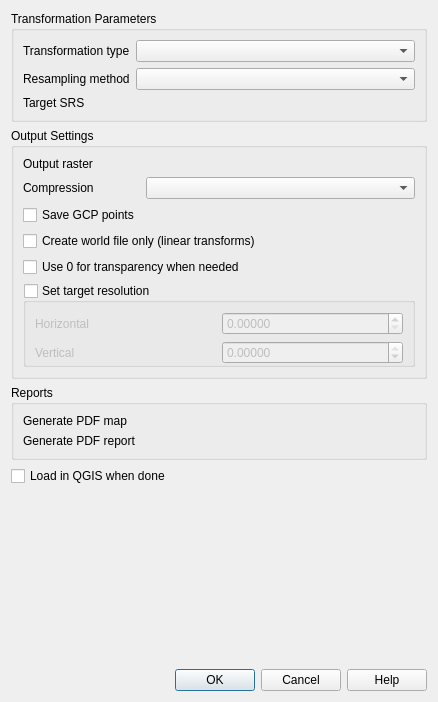
<?xml version="1.0" encoding="UTF-8"?>
<ui version="4.0">
 <class>QgsTransformSettingsDialog</class>
 <widget class="QDialog" name="QgsTransformSettingsDialog">
  <property name="geometry">
   <rect>
    <x>0</x>
    <y>0</y>
    <width>438</width>
    <height>702</height>
   </rect>
  </property>
  <property name="windowTitle">
   <string>Transformation Settings</string>
  </property>
  <layout class="QGridLayout" name="gridLayout_2">
   <item row="7" column="0">
    <spacer name="verticalSpacer">
     <property name="orientation">
      <enum>Qt::Vertical</enum>
     </property>
     <property name="sizeHint" stdset="0">
      <size>
       <width>20</width>
       <height>40</height>
      </size>
     </property>
    </spacer>
   </item>
   <item row="1" column="0">
    <widget class="QGroupBox" name="groupBox_2">
     <property name="title">
      <string>Output Settings</string>
     </property>
     <layout class="QGridLayout" name="gridLayout_5">
      <item row="3" column="0" colspan="2">
       <widget class="QCheckBox" name="mWorldFileCheckBox">
        <property name="text">
         <string>Create world file only (linear transforms)</string>
        </property>
       </widget>
      </item>
      <item row="0" column="0">
       <widget class="QLabel" name="label_2">
        <property name="sizePolicy">
         <sizepolicy hsizetype="Fixed" vsizetype="Preferred">
          <horstretch>0</horstretch>
          <verstretch>0</verstretch>
         </sizepolicy>
        </property>
        <property name="text">
         <string>Output raster</string>
        </property>
       </widget>
      </item>
      <item row="0" column="1">
       <widget class="QgsFileWidget" name="mOutputRaster" native="true"/>
      </item>
      <item row="4" column="0" colspan="2">
       <widget class="QCheckBox" name="cbxZeroAsTrans">
        <property name="text">
         <string>Use 0 for transparency when needed</string>
        </property>
        <property name="checked">
         <bool>false</bool>
        </property>
       </widget>
      </item>
      <item row="1" column="0">
       <widget class="QLabel" name="mCompressionLabel">
        <property name="sizePolicy">
         <sizepolicy hsizetype="Fixed" vsizetype="Preferred">
          <horstretch>0</horstretch>
          <verstretch>0</verstretch>
         </sizepolicy>
        </property>
        <property name="text">
         <string>Compression</string>
        </property>
        <property name="buddy">
         <cstring>cmbCompressionComboBox</cstring>
        </property>
       </widget>
      </item>
      <item row="1" column="1">
       <widget class="QComboBox" name="cmbCompressionComboBox">
        <property name="sizePolicy">
         <sizepolicy hsizetype="Preferred" vsizetype="Fixed">
          <horstretch>0</horstretch>
          <verstretch>0</verstretch>
         </sizepolicy>
        </property>
       </widget>
      </item>
      <item row="5" column="0" colspan="2">
       <widget class="QGroupBox" name="cbxUserResolution">
        <property name="title">
         <string>Set target resolution</string>
        </property>
        <property name="checkable">
         <bool>true</bool>
        </property>
        <property name="checked">
         <bool>false</bool>
        </property>
        <layout class="QGridLayout" name="gridLayout_3">
         <property name="bottomMargin">
          <number>0</number>
         </property>
         <item row="1" column="1">
          <widget class="QgsValidatedDoubleSpinBox" name="dsbVerticalRes">
           <property name="sizePolicy">
            <sizepolicy hsizetype="Minimum" vsizetype="Fixed">
             <horstretch>0</horstretch>
             <verstretch>0</verstretch>
            </sizepolicy>
           </property>
           <property name="frame">
            <bool>true</bool>
           </property>
           <property name="decimals">
            <number>5</number>
           </property>
           <property name="minimum">
            <double>-999999.000000000000000</double>
           </property>
           <property name="maximum">
            <double>0.000000000000000</double>
           </property>
          </widget>
         </item>
         <item row="0" column="0">
          <widget class="QLabel" name="label_4">
           <property name="text">
            <string>Horizontal</string>
           </property>
          </widget>
         </item>
         <item row="1" column="0">
          <widget class="QLabel" name="label_5">
           <property name="text">
            <string>Vertical</string>
           </property>
          </widget>
         </item>
         <item row="0" column="1">
          <widget class="QgsValidatedDoubleSpinBox" name="dsbHorizRes">
           <property name="decimals">
            <number>5</number>
           </property>
           <property name="minimum">
            <double>0.000000000000000</double>
           </property>
           <property name="maximum">
            <double>999999.000000000000000</double>
           </property>
          </widget>
         </item>
        </layout>
       </widget>
      </item>
      <item row="2" column="0">
       <widget class="QCheckBox" name="saveGcpCheckBox">
        <property name="text">
         <string>Save GCP points</string>
        </property>
       </widget>
      </item>
     </layout>
    </widget>
   </item>
   <item row="5" column="0">
    <widget class="QGroupBox" name="groupBox_3">
     <property name="title">
      <string>Reports</string>
     </property>
     <layout class="QGridLayout" name="gridLayout_6">
      <item row="0" column="1">
       <widget class="QgsFileWidget" name="mPdfMap" native="true"/>
      </item>
      <item row="1" column="1">
       <widget class="QgsFileWidget" name="mPdfReport" native="true"/>
      </item>
      <item row="1" column="0">
       <widget class="QLabel" name="label_6">
        <property name="text">
         <string>Generate PDF report</string>
        </property>
       </widget>
      </item>
      <item row="0" column="0">
       <widget class="QLabel" name="label_7">
        <property name="text">
         <string>Generate PDF map</string>
        </property>
       </widget>
      </item>
     </layout>
    </widget>
   </item>
   <item row="8" column="0">
    <widget class="QDialogButtonBox" name="buttonBox">
     <property name="orientation">
      <enum>Qt::Horizontal</enum>
     </property>
     <property name="standardButtons">
      <set>QDialogButtonBox::Cancel|QDialogButtonBox::Help|QDialogButtonBox::Ok</set>
     </property>
    </widget>
   </item>
   <item row="0" column="0">
    <widget class="QGroupBox" name="groupBox">
     <property name="title">
      <string>Transformation Parameters</string>
     </property>
     <layout class="QGridLayout" name="gridLayout_4">
      <item row="0" column="0">
       <widget class="QLabel" name="label">
        <property name="sizePolicy">
         <sizepolicy hsizetype="Fixed" vsizetype="Preferred">
          <horstretch>0</horstretch>
          <verstretch>0</verstretch>
         </sizepolicy>
        </property>
        <property name="text">
         <string>Transformation type</string>
        </property>
       </widget>
      </item>
      <item row="0" column="1">
       <widget class="QComboBox" name="cmbTransformType">
        <property name="sizePolicy">
         <sizepolicy hsizetype="Preferred" vsizetype="Fixed">
          <horstretch>0</horstretch>
          <verstretch>0</verstretch>
         </sizepolicy>
        </property>
       </widget>
      </item>
      <item row="1" column="1">
       <widget class="QComboBox" name="cmbResampling">
        <property name="currentIndex">
         <number>-1</number>
        </property>
       </widget>
      </item>
      <item row="1" column="0">
       <widget class="QLabel" name="textLabel1">
        <property name="sizePolicy">
         <sizepolicy hsizetype="Fixed" vsizetype="Preferred">
          <horstretch>0</horstretch>
          <verstretch>0</verstretch>
         </sizepolicy>
        </property>
        <property name="text">
         <string>Resampling method</string>
        </property>
        <property name="buddy">
         <cstring>cmbResampling</cstring>
        </property>
       </widget>
      </item>
      <item row="2" column="1">
       <widget class="QgsProjectionSelectionWidget" name="mCrsSelector" native="true">
        <property name="focusPolicy">
         <enum>Qt::StrongFocus</enum>
        </property>
       </widget>
      </item>
      <item row="2" column="0">
       <widget class="QLabel" name="label_3">
        <property name="sizePolicy">
         <sizepolicy hsizetype="Fixed" vsizetype="Preferred">
          <horstretch>0</horstretch>
          <verstretch>0</verstretch>
         </sizepolicy>
        </property>
        <property name="text">
         <string>Target SRS</string>
        </property>
       </widget>
      </item>
     </layout>
    </widget>
   </item>
   <item row="6" column="0">
    <widget class="QCheckBox" name="cbxLoadInQgisWhenDone">
     <property name="text">
      <string>Load in QGIS when done</string>
     </property>
    </widget>
   </item>
  </layout>
 </widget>
 <customwidgets>
  <customwidget>
   <class>QgsFileWidget</class>
   <extends>QWidget</extends>
   <header>qgsfilewidget.h</header>
   <container>1</container>
  </customwidget>
  <customwidget>
   <class>QgsProjectionSelectionWidget</class>
   <extends>QWidget</extends>
   <header>qgsprojectionselectionwidget.h</header>
   <container>1</container>
  </customwidget>
  <customwidget>
   <class>QgsValidatedDoubleSpinBox</class>
   <extends>QDoubleSpinBox</extends>
   <header location="global">georeferencer/qgsvalidateddoublespinbox.h</header>
  </customwidget>
 </customwidgets>
 <tabstops>
  <tabstop>cmbTransformType</tabstop>
  <tabstop>cmbResampling</tabstop>
  <tabstop>mCrsSelector</tabstop>
  <tabstop>cmbCompressionComboBox</tabstop>
  <tabstop>saveGcpCheckBox</tabstop>
  <tabstop>mWorldFileCheckBox</tabstop>
  <tabstop>cbxZeroAsTrans</tabstop>
  <tabstop>cbxUserResolution</tabstop>
  <tabstop>dsbHorizRes</tabstop>
  <tabstop>dsbVerticalRes</tabstop>
  <tabstop>cbxLoadInQgisWhenDone</tabstop>
 </tabstops>
 <resources/>
 <connections>
  <connection>
   <sender>buttonBox</sender>
   <signal>accepted()</signal>
   <receiver>QgsTransformSettingsDialog</receiver>
   <slot>accept()</slot>
   <hints>
    <hint type="sourcelabel">
     <x>248</x>
     <y>254</y>
    </hint>
    <hint type="destinationlabel">
     <x>157</x>
     <y>274</y>
    </hint>
   </hints>
  </connection>
  <connection>
   <sender>buttonBox</sender>
   <signal>rejected()</signal>
   <receiver>QgsTransformSettingsDialog</receiver>
   <slot>reject()</slot>
   <hints>
    <hint type="sourcelabel">
     <x>316</x>
     <y>260</y>
    </hint>
    <hint type="destinationlabel">
     <x>286</x>
     <y>274</y>
    </hint>
   </hints>
  </connection>
 </connections>
</ui>
